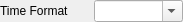
<?xml version="1.0" encoding="UTF-8"?>
<ui version="4.0">
 <class>SAQwtDateScaleSeWidget</class>
 <widget class="QWidget" name="SAQwtDateScaleSeWidget">
  <property name="geometry">
   <rect>
    <x>0</x>
    <y>0</y>
    <width>183</width>
    <height>20</height>
   </rect>
  </property>
  <property name="windowTitle">
   <string>Form</string>
  </property>
  <layout class="QHBoxLayout" name="horizontalLayout">
   <property name="spacing">
    <number>4</number>
   </property>
   <property name="leftMargin">
    <number>0</number>
   </property>
   <property name="topMargin">
    <number>0</number>
   </property>
   <property name="rightMargin">
    <number>0</number>
   </property>
   <property name="bottomMargin">
    <number>0</number>
   </property>
   <item>
    <widget class="QLabel" name="label">
     <property name="text">
      <string>Time Format</string>
     </property>
    </widget>
   </item>
   <item>
    <widget class="QComboBox" name="comboBox">
     <property name="editable">
      <bool>true</bool>
     </property>
     <property name="frame">
      <bool>true</bool>
     </property>
    </widget>
   </item>
  </layout>
 </widget>
 <resources/>
 <connections/>
</ui>
